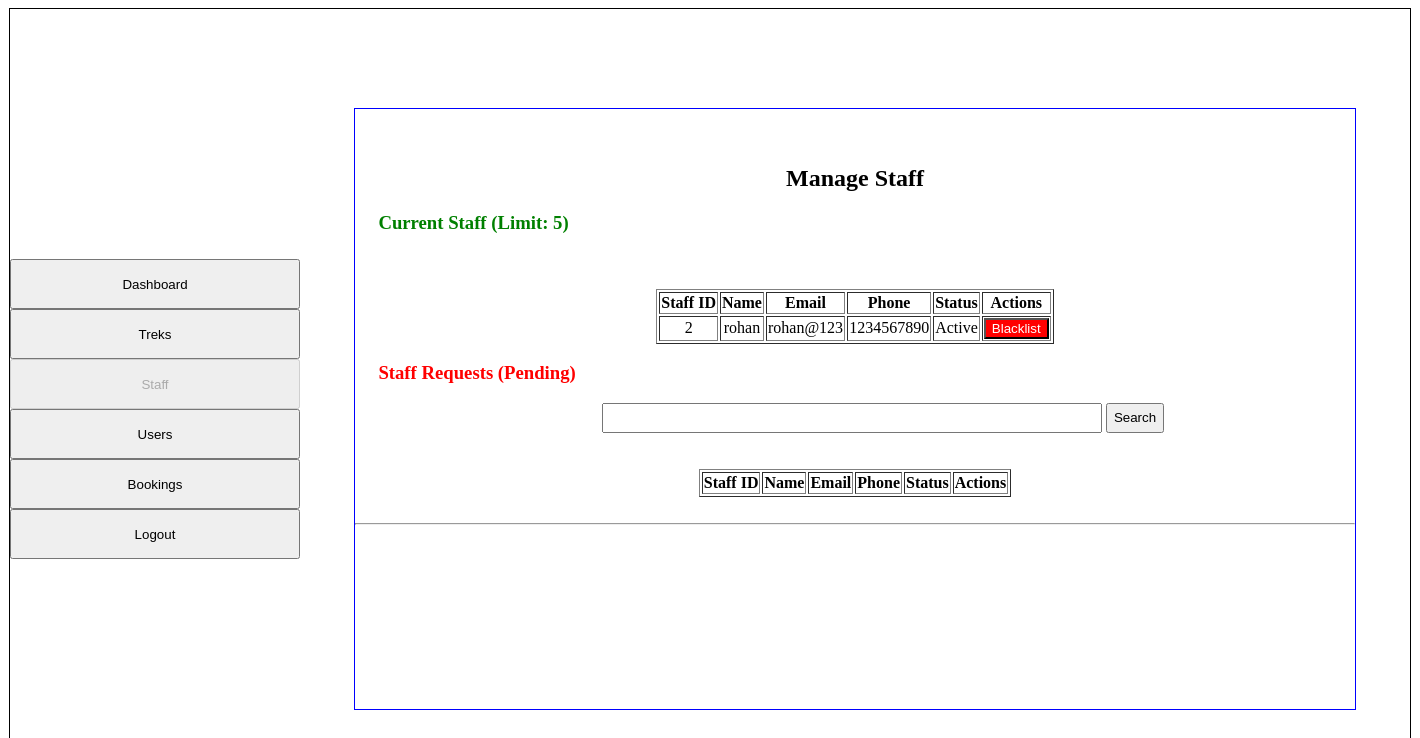
The page /all_staffs on the database its author committed.
### models.py (models this page shows)
class User(db.Model):
    __tablename__ = "users"
    user_id = db.Column(db.Integer, primary_key=True)
    full_name = db.Column(db.String(100), nullable=False)
    email = db.Column(db.String(120), unique=True, nullable=False)
    password = db.Column(db.String(200), nullable=False)
    phone = db.Column(db.String(15), nullable=False)
    role = db.Column(db.String(50), nullable=False)
    status = db.Column(db.String(20), nullable=False)
    bookings = db.relationship("Booking", cascade="all,delete", backref="user")

### app.py (the view)
@app.route('/all_staffs', methods=['GET', 'POST'])
def admin_staff():
    if request.method == 'POST':
        search_query = request.form.get("search")
        active_staff = db.session.query(User).filter(
            User.role == "1",
            User.status == "Active",
            (User.full_name.like(f"%{search_query}%")) |
            (User.email.like(f"%{search_query}%"))
        ).all()
        pending_staff = db.session.query(User).filter(
            User.role == "1",
            User.status == "Pending",
            (User.full_name.like(f"%{search_query}%")) |
            (User.email.like(f"%{search_query}%"))
        ).all()
    else:
        active_staff = db.session.query(User).filter(User.role == "1", User.status == "Active").all()
        pending_staff = db.session.query(User).filter(User.role == "1", User.status == "Pending").all()
    return render_template("all_staff.html", current_staff=active_staff, pending_staff=pending_staff)

### templates/all_staff.html (shortened to what this page needs)
{% extends "base.html" %}
{% block sidebar %}
<a href="/admin_dashboard"><input type="button" value="Dashboard" style="width: 290px; height: 50px; margin: 0 auto;"></a><br>
<a href="/manage_treks"><input type="button" value="Treks" style="width: 290px; height: 50px; margin: 0 auto;"></a><br>
<a href="/all_staffs"><input type="button" value="Staff" style="width: 290px; height: 50px; margin: 0 auto;" disabled></a><br>
<a href="/all_users"><input type="button" value="Users" style="width: 290px; height: 50px; margin: 0 auto;"></a><br>
<a href="/bookings"><input type="button" value="Bookings" style="width: 290px; height: 50px; margin: 0 auto;"></a><br>
<a href="/logout"><input type="button" value="Logout" style="width: 290px; height: 50px; margin: 0 auto;"></a>
{% endblock %}
{% block content %}
<div style="text-align: center;">
    <h2>Manage Staff</h2>
    <h3 style="text-align: left; color: green;">&nbsp; &nbsp; &nbsp;Current Staff (Limit: 5)</h3>
<br>
<br>
    <table border="1px solid black" style="margin: 0 auto;" >
        <tr><th>Staff ID</th><th>Name</th><th>Email</th><th>Phone</th><th>Status</th><th>Actions</th></tr>
        {% for s in current_staff %}
        <tr>
            <td>{{ s.user_id }}</td><td>{{ s.full_name }}</td><td>{{ s.email }}</td><td>{{ s.phone }}</td><td>{{ s.status }}</td>
            <td>
                <a href="/update_status/{{ s.user_id }}/Fired"><input type="button" value="Blacklist" style="background-color: red; color: white;"></a>
            </td>
        </tr>
        {% endfor %}
    </table>
    <h3 style="text-align: left; color: red;">&nbsp; &nbsp; &nbsp;Staff Requests (Pending)</h3>
            <form method="POST" action="">
<input type="search" name="search" style="width: 500px; height: 30px;">
<input type="submit" value="Search" style="height: 30px; cursor: pointer;">
</form>
<br><br>
    <table border="1px solid black" style="margin: auto;" >
        <tr><th>Staff ID</th><th>Name</th><th>Email</th><th>Phone</th><th>Status</th><th>Actions</th></tr>
    </table>
    <br><hr><br>
</div>
{% endblock %}

### rows shown on the page
User: user_id "2", full_name "rohan", email "rohan@123", phone "1234567890", status "Active"
